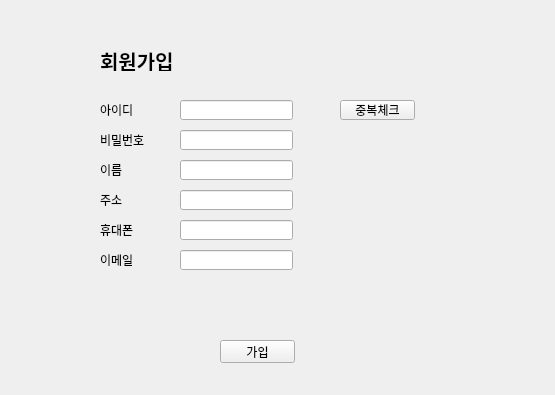
<?xml version="1.0" encoding="UTF-8"?>
<ui version="4.0">
 <class>Form</class>
 <widget class="QWidget" name="Form">
  <property name="geometry">
   <rect>
    <x>0</x>
    <y>0</y>
    <width>555</width>
    <height>395</height>
   </rect>
  </property>
  <property name="windowTitle">
   <string>Form</string>
  </property>
  <widget class="QLabel" name="id">
   <property name="geometry">
    <rect>
     <x>100</x>
     <y>100</y>
     <width>56</width>
     <height>20</height>
    </rect>
   </property>
   <property name="text">
    <string>아이디</string>
   </property>
  </widget>
  <widget class="QLabel" name="pw">
   <property name="geometry">
    <rect>
     <x>100</x>
     <y>130</y>
     <width>56</width>
     <height>20</height>
    </rect>
   </property>
   <property name="text">
    <string>비밀번호</string>
   </property>
  </widget>
  <widget class="QLabel" name="name">
   <property name="geometry">
    <rect>
     <x>100</x>
     <y>160</y>
     <width>56</width>
     <height>20</height>
    </rect>
   </property>
   <property name="text">
    <string>이름</string>
   </property>
  </widget>
  <widget class="QLabel" name="address">
   <property name="geometry">
    <rect>
     <x>100</x>
     <y>190</y>
     <width>56</width>
     <height>20</height>
    </rect>
   </property>
   <property name="text">
    <string>주소</string>
   </property>
  </widget>
  <widget class="QLabel" name="phone">
   <property name="geometry">
    <rect>
     <x>100</x>
     <y>220</y>
     <width>56</width>
     <height>20</height>
    </rect>
   </property>
   <property name="text">
    <string>휴대폰</string>
   </property>
  </widget>
  <widget class="QLabel" name="e_mail">
   <property name="geometry">
    <rect>
     <x>100</x>
     <y>250</y>
     <width>56</width>
     <height>20</height>
    </rect>
   </property>
   <property name="text">
    <string>이메일</string>
   </property>
  </widget>
  <widget class="QPushButton" name="pushButton">
   <property name="geometry">
    <rect>
     <x>220</x>
     <y>340</y>
     <width>75</width>
     <height>23</height>
    </rect>
   </property>
   <property name="text">
    <string>가입</string>
   </property>
  </widget>
  <widget class="QPushButton" name="pushButton_2">
   <property name="geometry">
    <rect>
     <x>340</x>
     <y>100</y>
     <width>75</width>
     <height>20</height>
    </rect>
   </property>
   <property name="text">
    <string>중복체크</string>
   </property>
  </widget>
  <widget class="QLineEdit" name="id_line">
   <property name="geometry">
    <rect>
     <x>180</x>
     <y>100</y>
     <width>113</width>
     <height>20</height>
    </rect>
   </property>
  </widget>
  <widget class="QLineEdit" name="pw_line">
   <property name="geometry">
    <rect>
     <x>180</x>
     <y>130</y>
     <width>113</width>
     <height>20</height>
    </rect>
   </property>
  </widget>
  <widget class="QLineEdit" name="name_line">
   <property name="geometry">
    <rect>
     <x>180</x>
     <y>160</y>
     <width>113</width>
     <height>20</height>
    </rect>
   </property>
  </widget>
  <widget class="QLineEdit" name="address_line">
   <property name="geometry">
    <rect>
     <x>180</x>
     <y>190</y>
     <width>113</width>
     <height>20</height>
    </rect>
   </property>
  </widget>
  <widget class="QLineEdit" name="phone_line">
   <property name="geometry">
    <rect>
     <x>180</x>
     <y>220</y>
     <width>113</width>
     <height>20</height>
    </rect>
   </property>
  </widget>
  <widget class="QLineEdit" name="e_mail_line">
   <property name="geometry">
    <rect>
     <x>180</x>
     <y>250</y>
     <width>113</width>
     <height>20</height>
    </rect>
   </property>
  </widget>
  <widget class="QLabel" name="label">
   <property name="geometry">
    <rect>
     <x>100</x>
     <y>50</y>
     <width>81</width>
     <height>21</height>
    </rect>
   </property>
   <property name="font">
    <font>
     <pointsize>15</pointsize>
     <weight>75</weight>
     <bold>true</bold>
    </font>
   </property>
   <property name="text">
    <string>회원가입</string>
   </property>
  </widget>
 </widget>
 <resources/>
 <connections>
  <connection>
   <sender>pushButton_2</sender>
   <signal>clicked()</signal>
   <receiver>Form</receiver>
   <slot>id_check()</slot>
   <hints>
    <hint type="sourcelabel">
     <x>370</x>
     <y>78</y>
    </hint>
    <hint type="destinationlabel">
     <x>483</x>
     <y>81</y>
    </hint>
   </hints>
  </connection>
  <connection>
   <sender>pushButton</sender>
   <signal>clicked()</signal>
   <receiver>Form</receiver>
   <slot>sign()</slot>
   <hints>
    <hint type="sourcelabel">
     <x>241</x>
     <y>351</y>
    </hint>
    <hint type="destinationlabel">
     <x>459</x>
     <y>349</y>
    </hint>
   </hints>
  </connection>
 </connections>
 <slots>
  <slot>id_check()</slot>
  <slot>sign()</slot>
 </slots>
</ui>
